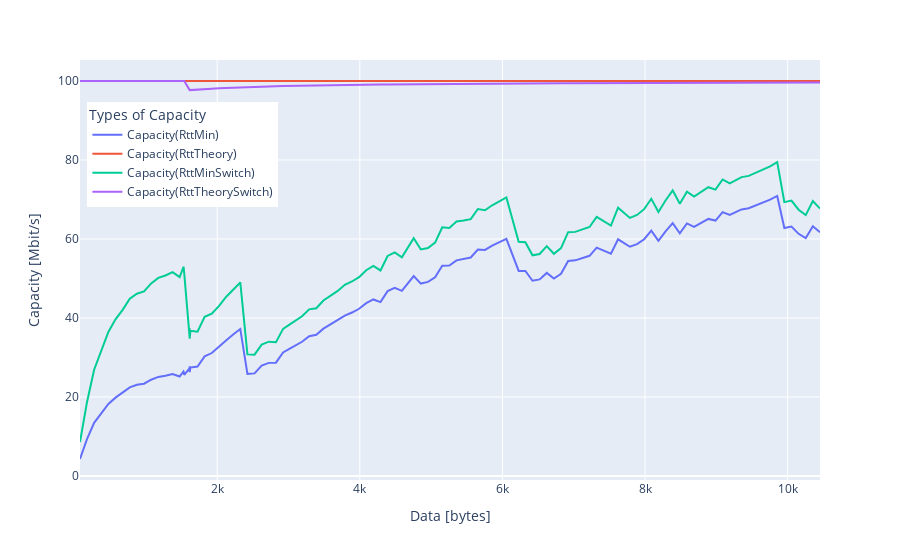

Notebook cell for this chart:
### Code cell
#STAMPA CAPACITA'

fig2 = px.line(df, x=lenght, y=[Speed, SpeedTheory, SpeedSwitch, SpeedTheorySwitch],
            labels=dict(x="Data [bytes]", value="Capacity [Mbit/s]", variable="Types of Capacity"))

newnamesFig2 = {'wide_variable_0':'Capacity(RttMin)', 'wide_variable_1':'Capacity(RttTheory)', 'wide_variable_2':'Capacity(RttMinSwitch)', 'wide_variable_3':'Capacity(RttTheorySwitch)'}
fig2.for_each_trace(lambda t: t.update(name = newnamesFig2[t.name],
                                      legendgroup = newnamesFig2[t.name],
                                      hovertemplate = t.hovertemplate.replace(t.name, newnamesFig2[t.name])
                                     )
                  )

fig2.update_layout(legend=dict( yanchor="top", y=0.90, xanchor="left", x=0.01))
fig2.show()

### Figure 1 — Plotly figure (JSON) as saved in the notebook; plotly's stock layout.template omitted (floating-point values rounded to 4 significant figures; data arrays with more than 128 entries replaced by an {"elided": "..."} marker saying what was removed)
{"data": [{"hovertemplate": "Types of Capacity=Capacity(RttMin)<br>Data [bytes]=%{x}<br>Capacity [Mbit/s]=%{y}<extra></extra>", "legendgroup": "Capacity(RttMin)", "line": {"color": "#636efa", "dash": "solid"}, "marker": {"symbol": "circle"}, "mode": "lines", "name": "Capacity(RttMin)", "orientation": "v", "showlegend": true, "type": "scatter", "x": {"elided": "131 int values"}, "xaxis": "x", "y": {"elided": "131 float values"}, "yaxis": "y"}, {"hovertemplate": "Types of Capacity=Capacity(RttTheory)<br>Data [bytes]=%{x}<br>Capacity [Mbit/s]=%{y}<extra></extra>", "legendgroup": "Capacity(RttTheory)", "line": {"color": "#EF553B", "dash": "solid"}, "marker": {"symbol": "circle"}, "mode": "lines", "name": "Capacity(RttTheory)", "orientation": "v", "showlegend": true, "type": "scatter", "x": {"elided": "131 int values"}, "xaxis": "x", "y": {"elided": "131 float values"}, "yaxis": "y"}, {"hovertemplate": "Types of Capacity=Capacity(RttMinSwitch)<br>Data [bytes]=%{x}<br>Capacity [Mbit/s]=%{y}<extra></extra>", "legendgroup": "Capacity(RttMinSwitch)", "line": {"color": "#00cc96", "dash": "solid"}, "marker": {"symbol": "circle"}, "mode": "lines", "name": "Capacity(RttMinSwitch)", "orientation": "v", "showlegend": true, "type": "scatter", "x": {"elided": "131 int values"}, "xaxis": "x", "y": {"elided": "131 float values"}, "yaxis": "y"}, {"hovertemplate": "Types of Capacity=Capacity(RttTheorySwitch)<br>Data [bytes]=%{x}<br>Capacity [Mbit/s]=%{y}<extra></extra>", "legendgroup": "Capacity(RttTheorySwitch)", "line": {"color": "#ab63fa", "dash": "solid"}, "marker": {"symbol": "circle"}, "mode": "lines", "name": "Capacity(RttTheorySwitch)", "orientation": "v", "showlegend": true, "type": "scatter", "x": {"elided": "131 int values"}, "xaxis": "x", "y": {"elided": "131 float values"}, "yaxis": "y"}], "layout": {"legend": {"title": {"text": "Types of Capacity"}, "tracegroupgap": 0, "x": 0.01, "xanchor": "left", "y": 0.9, "yanchor": "top"}, "margin": {"t": 60}, "xaxis": {"anchor": "y", "domain": [0, 1], "title": {"text": "Data [bytes]"}}, "yaxis": {"anchor": "x", "domain": [0, 1], "title": {"text": "Capacity [Mbit/s]"}}}}
